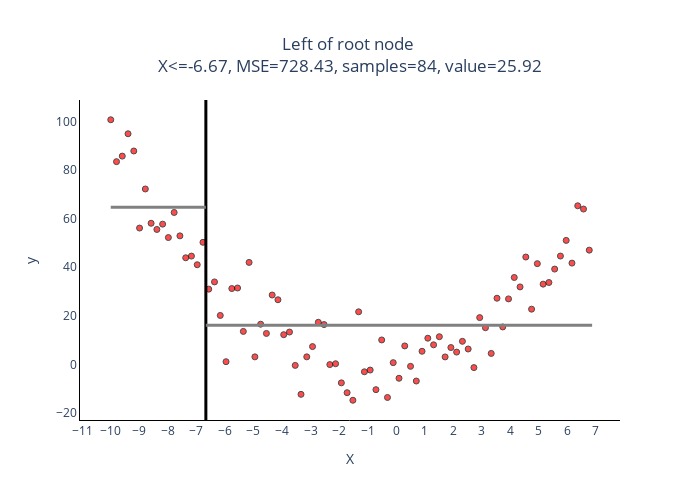

Source (notebook cell):
### Code cell
fig = go.Figure()

fig.add_trace(
go.Scatter(x=df["X"], y=df["y"], mode="markers",marker=dict(opacity=0.7, size=6, color="red",
        line=dict(color='black', width=1)))
)

# old split (right side remains intact)
fig.add_vline(x=best_params["split_value"], line_width=3, line_color="black")



# update left branch splits
# plot right branch split
fig.add_shape(type="line",
x0=best_params["split_value"], y0=best_params["right_yhat"],
x1=best_split_value_at_root, y1=best_params["right_yhat"],  
line=dict(color="gray", width=3))

# plot left branch split
fig.add_shape(type="line",
x0=-10, y0=best_params["left_yhat"],
x1=best_params["split_value"], y1=best_params["left_yhat"],  
line=dict(color="gray", width=3))

# fig.update_layout(title=f"X={np.round(best_params["split_value"],2)}, MSE={np.round(best_params["mse"],2)},samples={len(df)}, value={np.round(df["y"].mean(),2)}")
fig.update_layout(
    title={
        'text': f"Left of root node <br>X<={np.round(best_params["split_value"],2)}, MSE={np.round(best_params["curr_mse"],2)}, samples={len(df)}, value={np.round(df["y"].mean(),2)}",
        'y':0.9,
        'x':0.5,
        'xanchor': 'center',
        'yanchor': 'top'},
    xaxis=dict(
        title="X",
        showline=True,  
        tickmode='linear',  
        dtick=1,  
        linecolor='black',  
    ),
    yaxis=dict(
        title="y",
        showline=True,  
        linecolor='black',  
    ),
    plot_bgcolor='white',  
    width=700,
    height=500
    )

fig.show()
best_params

### Figure 1 — Plotly figure (JSON) as saved in the notebook; plotly's stock layout.template omitted (floating-point values rounded to 4 significant figures)
{"data": [{"marker": {"color": "red", "line": {"color": "black", "width": 1}, "opacity": 0.7, "size": 6}, "mode": "markers", "type": "scatter", "x": [-10, -9.798, -9.596, -9.394, -9.192, -8.99, -8.788, -8.586, -8.384, -8.182, -7.98, -7.778, -7.576, -7.374, -7.172, -6.97, -6.768, -6.566, -6.364, -6.162, -5.96, -5.758, -5.556, -5.354, -5.152, -4.949, -4.747, -4.545, -4.343, -4.141, -3.939, -3.737, -3.535, -3.333, -3.131, -2.929, -2.727, -2.525, -2.323, -2.121, -1.919, -1.717, -1.515, -1.313, -1.111, -0.909, -0.707, -0.505, -0.303, -0.101, 0.101, 0.303, 0.505, 0.707, 0.909, 1.111, 1.313, 1.515, 1.717, 1.919, 2.121, 2.323, 2.525, 2.727, 2.929, 3.131, 3.333, 3.535, 3.737, 3.939, 4.141, 4.343, 4.545, 4.747, 4.949, 5.152, 5.354, 5.556, 5.758, 5.96, 6.162, 6.364, 6.566, 6.768], "y": [100.6, 83.41, 85.68, 94.87, 87.78, 56.07, 72.15, 58.03, 55.49, 57.68, 52.16, 62.48, 52.85, 43.84, 44.53, 40.97, 50.21, 30.93, 33.9, 20.1, 1.068, 31.17, 31.4, 13.53, 41.93, 3.055, 16.5, 12.7, 28.51, 26.56, 12.19, 13.28, -0.45, -12.36, 3.063, 7.286, 17.29, 16.35, -0.122, 0.234, -7.641, -11.69, -14.8, 21.61, -3.084, -2.372, -10.44, 10.02, -13.65, 0.681, -5.742, 7.567, -0.843, -6.892, 5.363, 10.74, 8.016, 11.35, 3.04, 6.894, 5.017, 9.448, 6.296, -1.37, 19.21, 15.05, 4.476, 27.2, 15.37, 26.92, 35.73, 31.84, 44.15, 22.68, 41.42, 32.99, 33.66, 39.19, 44.55, 51.0, 41.64, 65.23, 63.9, 46.97]}], "layout": {"height": 500, "plot_bgcolor": "white", "shapes": [{"line": {"color": "black", "width": 3}, "type": "line", "x0": -6.667, "x1": -6.667, "xref": "x", "y0": 0, "y1": 1, "yref": "y domain"}, {"line": {"color": "gray", "width": 3}, "type": "line", "x0": -6.667, "x1": 6.869, "y0": 16.1, "y1": 16.1}, {"line": {"color": "gray", "width": 3}, "type": "line", "x0": -10, "x1": -6.667, "y0": 64.64, "y1": 64.64}], "title": {"text": "Left of root node <br>X<=-6.67, MSE=728.43, samples=84, value=25.92", "x": 0.5, "xanchor": "center", "y": 0.9, "yanchor": "top"}, "width": 700, "xaxis": {"dtick": 1, "linecolor": "black", "showline": true, "tickmode": "linear", "title": {"text": "X"}}, "yaxis": {"linecolor": "black", "showline": true, "title": {"text": "y"}}}}
